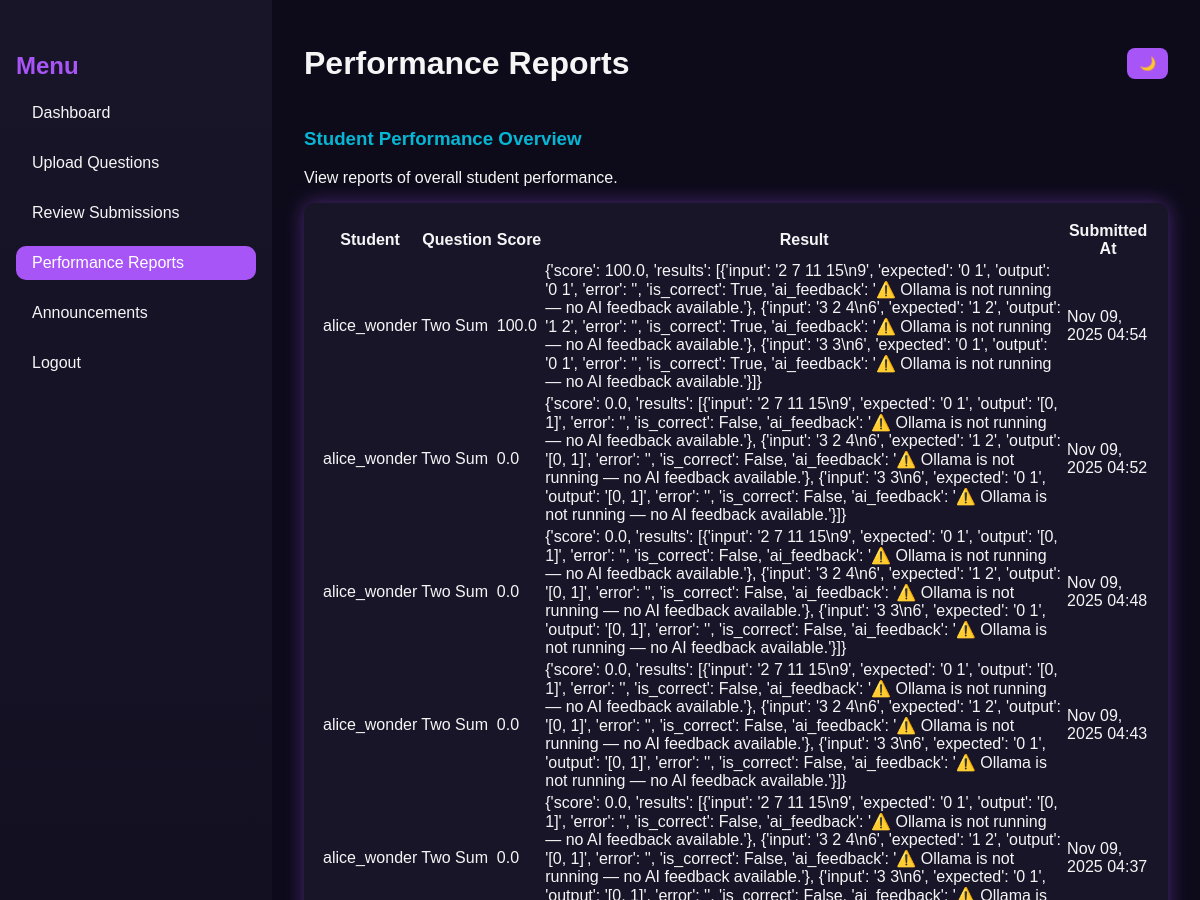
Before: /faculty/performance-reports/ (signed in, upper part) with the older database file.
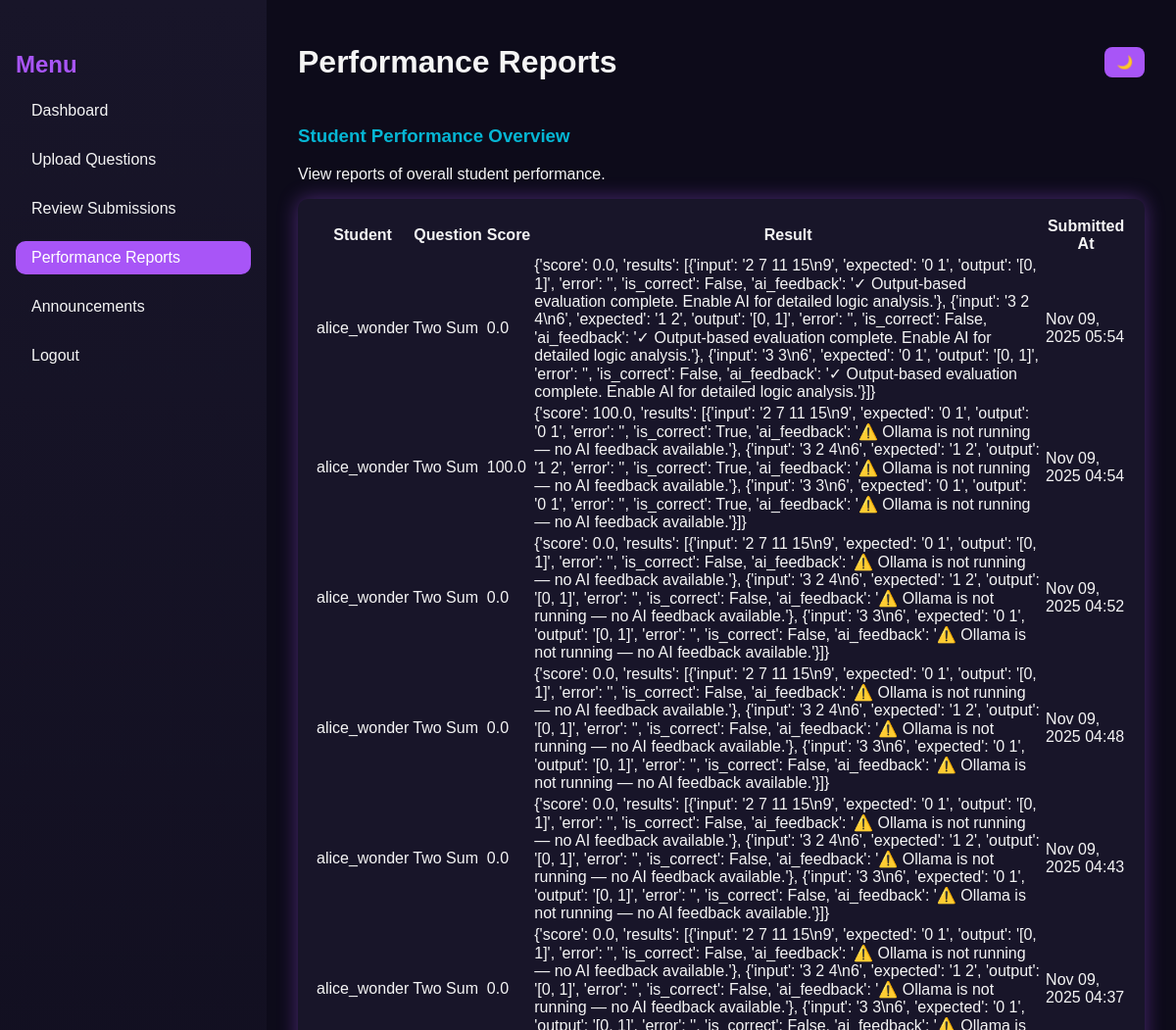
After: the same page with the newer database file.
### core/models.py (models this page shows, shortened)
class Submission(models.Model):
    student = models.ForeignKey(Student, on_delete=models.CASCADE)
    question = models.ForeignKey(Question, on_delete=models.CASCADE)
    code = models.TextField()
    language = models.CharField(max_length=20)
    result = models.JSONField(null=True, blank=True)  # store output, correctness, AI feedback
    score = models.FloatField(default=0)
    submitted_at = models.DateTimeField(auto_now_add=True)

class Student(models.Model):
    user = models.OneToOneField(User, on_delete=models.CASCADE)
    faculty = models.ForeignKey(Faculty, on_delete=models.SET_NULL, null=True, blank=True)
    group = models.CharField(max_length=100, blank=True, null=True)

class Question(models.Model):
    faculty = models.ForeignKey(Faculty, on_delete=models.CASCADE, related_name='questions')
    title = models.CharField(max_length=255)
    description = models.TextField()
    difficulty = models.CharField(
        max_length=20,
        choices=[('Easy', 'Easy'), ('Medium', 'Medium'), ('Hard', 'Hard')],
        default='Easy'
    )
    marks = models.IntegerField(default=0)
    created_at = models.DateTimeField(auto_now_add=True)
    example_input = models.TextField(blank=True)
    example_output = models.TextField(blank=True)
    constraints = models.TextField(blank=True)

### core/views.py (the view)
# urls.py: path('faculty/performance-reports/', views.performance_reports, name='performance_reports'),
@login_required
def performance_reports(request):
    submissions = Submission.objects.select_related('student__user', 'question').order_by('-submitted_at')
    return render(request, 'core/performance_reports.html', {"submissions": submissions})

### core/templates/core/performance_reports.html (shortened to what this page needs)
{% load static %}
<!DOCTYPE html>
<html lang="en">
<head>
  <link rel="stylesheet" href="{% static 'dynamic/CSS/faculty_dashboard.css' %}" />
</head>
<body>
  <div class="dashboard">
    <aside class="sidebar">
      <h2 class="menu-title">Menu</h2>
      <ul>
        <li><a href="{% url 'faculty_dashboard' %}">Dashboard</a></li>
        <li><a href="{% url 'upload_question' %}">Upload Questions</a></li>
        <li><a href="{% url 'review_submissions' %}">Review Submissions</a></li>
        <li><a href="{% url 'performance_reports' %}" class="active">Performance Reports</a></li>
        <li><a href="{% url 'faculty_announcements' %}">Announcements</a></li>
        <li><a href="{% url 'logout' %}">Logout</a></li>
      </ul>
    </aside>
    <main class="main-content">
      <header class="topbar">
        <h1>Performance Reports</h1>
        <div class="theme-toggle">
          <button id="themeToggle">🌙</button>
        </div>
      </header>
      <section class="overview">
        <h3>Student Performance Overview</h3>
        <p>View reports of overall student performance.</p>
        <table class="performance-table">
          <thead>
            <tr>
              <th>Student</th>
              <th>Question</th>
              <th>Score</th>
              <th>Result</th>
              <th>Submitted At</th>
            </tr>
          </thead>
          <tbody>
            {% for submission in submissions %}
              <tr>
                <td>{{ submission.student.user.username }}</td>
                <td>{{ submission.question.title }}</td>
                <td>{{ submission.score }}</td>
                <td>{{ submission.result }}</td>
                <td>{{ submission.submitted_at|date:"M d, Y H:i" }}</td>
              </tr>
            {% empty %}
              <tr>
                <td colspan="5">No submissions yet.</td>
              </tr>
            {% endfor %}
          </tbody>
        </table>
      </section>
    </main>
  </div>
</body>
</html>

Changed rows visible on the page:
added Submission: student.user.username "alice_wonder", question "Two Sum", score "0.0", result "{'score': 0.0, 'results': [{'input': '2 7 11 15\\n9', 'expected': '0 1', 'output': '[0, 1]', 'error': '', 'is_correct': False, 'ai_feedback': '✓ Output-based evaluation complete. Enable AI for detailed logic analysis.'}, {'input': '3 2 4\\n6', 'expected': '1 2', 'output': '[0, 1]', 'error': '', 'is_correct': False, 'ai_feedback': '✓ Output-based evaluation complete. Enable AI for detailed logic analysis.'}, {'input': '3 3\\n6', 'expected': '0 1', 'output': '[0, 1]', 'error': '', 'is_correct': False, 'ai_feedback': '✓ Output-based evaluation complete. Enable AI for detailed logic analysis.'}]}", submitted_at "Nov 09, 2025 05:54"
